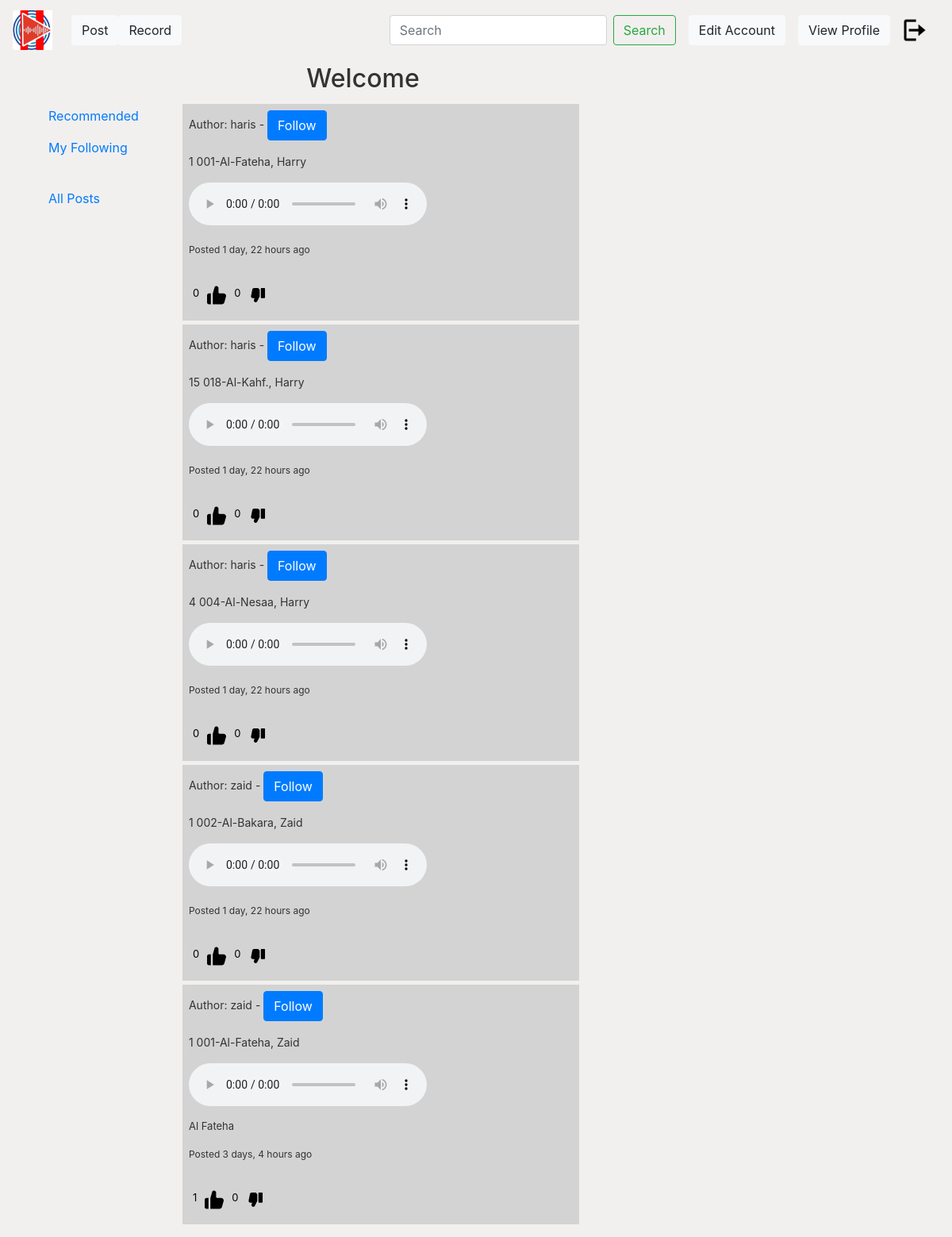
The app's page /homepage/ (signed in) with its own data.
### user/models.py (models this page shows)
class Post(models.Model):
    juza=models.CharField(max_length=100,blank=True,null=True)
    surah= models.CharField(max_length=100,blank=True,null=True)
    reader= models.CharField(max_length=100,blank=True,null=True)
    file = models.FileField(upload_to="posts")
    content = models.TextField(max_length=1000)
    date_posted = models.DateTimeField(default=timezone.now)
    author = models.ForeignKey(User, on_delete=models.CASCADE)
    def like_count(self):
        return self.likes_dislikes.filter(like=True).count()
    def dislike_count(self):
        return self.likes_dislikes.filter(dislike=True).count()

### user/views.py (the view)
# urls.py: path('homepage/', PostListView.as_view(), name='site-homepage'),
class PostListView(ListView):
    model = Post
    template_name = 'user/homepage.html'  # <app>/<model>_<viewtype>.html
    context_object_name = 'posts'
    ordering = ['-date_posted']

### user/templates/user/homepage.html (shortened to what this page needs)
{% extends "user/base.html" %} {% block content %}
<h2 class="text-center">Welcome</h2>
<div class="row">
  <div class="row">
    <div class="col-md-3">
       {%if user.is_authenticated%}
       {% include 'user/sidebar.html' %}
       {%else%}
       <a type="button" href="{% url 'site-user-login' %}">Login</a>
       {%endif%}
    <div class="col-md-3">
      {% if posts %} {% for post in posts %}
      <div class="level-item has-text-centered "
        style="background-color: lightgray; padding: 8px; margin-top: 5px; width: 500px;">
        <p style="font-size: 14px">Author: {{ post.author.username }}
          {%if user.is_authenticated%}- <a href="/follow/{{ post.author.id }}/"
            class="btn btn-primary align-left">Follow</a>
            {%endif%}
        <p style="font-size: 14px">
          {{ post.juza }} {{ post.surah }}, {{ post.reader }}
        </p>
        <audio controls>
          <source src="/media/{{ post.file }}" type="audio/mpeg" />
          <source src="/media/{{ post.file }}" type="audio/webm" />
        </audio>
        <div class="row">
          <div class="col-md-8">
            <p style="font-size: 13px; margin-top: 10px">{{ post.content }}</p>
            <p style="font-size: 12px; margin-top: 10px">
              Posted {{ post.date_posted|timesince }} ago
            </p>
          </div>
          <div class="col-md-4" style="margin-top: 20px; margin-left: 20px">
            <div class="row">
              <a class="like-btn" data-post-id="{{ post.id }}">
                <p id="like-count-{{ post.id }}">{{ post.like_count }}</p>
              </a>
              <a class="dislike-btn" data-post-id="{{ post.id }}">
                <p id="dislike-count-{{ post.id }}">{{ post.dislike_count }}</p>
              </a>
            </div>
          </div>
        </div>
      </div>
      {% endfor %} {% else %}
      <p>No Post found.</p>
      {% endif %}
    </div>
    <header class="site-header">
      <nav class="navbar navbar-expand-md navbar-dark bg-steel fixed-top">
        <a class="navbar-brand mr-4" href="{% url 'site-homepage' %}">{% load static %} <img src="{% static 'user/media/NewLogo_3.png' %}" class="rounded-left" alt="logo" width=50px height=50px /></a>
        <a href="{% url 'post_form' %}" class="btn btn-light">Post</a>
        <a href="{% url 'record' %}" class="btn btn-light">Record</a>
        <div class="collapse navbar-collapse" id="navbarToggle">
          <form class="d-flex" role="search" action="{% url 'searchpage' %}" method="GET">
            <input class="form-control me-2" type="search" placeholder="Search" name="q" required aria-label="Search" />
            <button class="btn btn-outline-success ml-2" type="submit">
              Search
            </button>
          </form>
        </div>
        {% if user.is_authenticated %}
        <a type="button" href="{% url 'site-editacc' %}" class="btn btn-light ml-3">Edit Account</a>
        <a type="button" href="{% url 'profile' user.id %}" class="btn btn-light ml-3">View Profile</a>
        <a class="nav-item nav-link" href="{% url 'site-user-logout' %}">{% load static %} <img src="{% static 'user/media/logout.png' %}" width=30px height=30px</a>
          {% endif%}
      </nav>
    </header>
    {% endblock content %}

### user/static/user/name.css (style rules this page uses)
body { background:#f2f0ee; color: #333333; margin-top: 5rem; }

### user/templates/user/homepage.html (style rules this page uses)
.like-btn { flex-direction: row; display: flex; }
.like-btn p { margin-right: 10px; font-size: 13px; color: black; text-decoration: none; }
.dislike-btn { flex-direction: row; display: flex; }
.dislike-btn p { margin-right: 10px; margin-left: 10px; font-size: 13px; color: black; text-decoration: none; }

### records on screen
Post: author.username "haris", juza "1", surah "001-Al-Fateha", reader "Harry", date_posted "1 day, 22 hours", like_count "0", dislike_count "0"
Post: author.username "haris", juza "15", surah "018-Al-Kahf.", reader "Harry", date_posted "1 day, 22 hours", like_count "0", dislike_count "0"
Post: author.username "haris", juza "4", surah "004-Al-Nesaa", reader "Harry", date_posted "1 day, 22 hours", like_count "0", dislike_count "0"
Post: author.username "zaid", juza "1", surah "002-Al-Bakara", reader "Zaid", date_posted "1 day, 22 hours", like_count "0", dislike_count "0"
Post: author.username "zaid", juza "1", surah "001-Al-Fateha", reader "Zaid", content "Al Fateha", date_posted "3 days, 4 hours", like_count "1", dislike_count "0"
